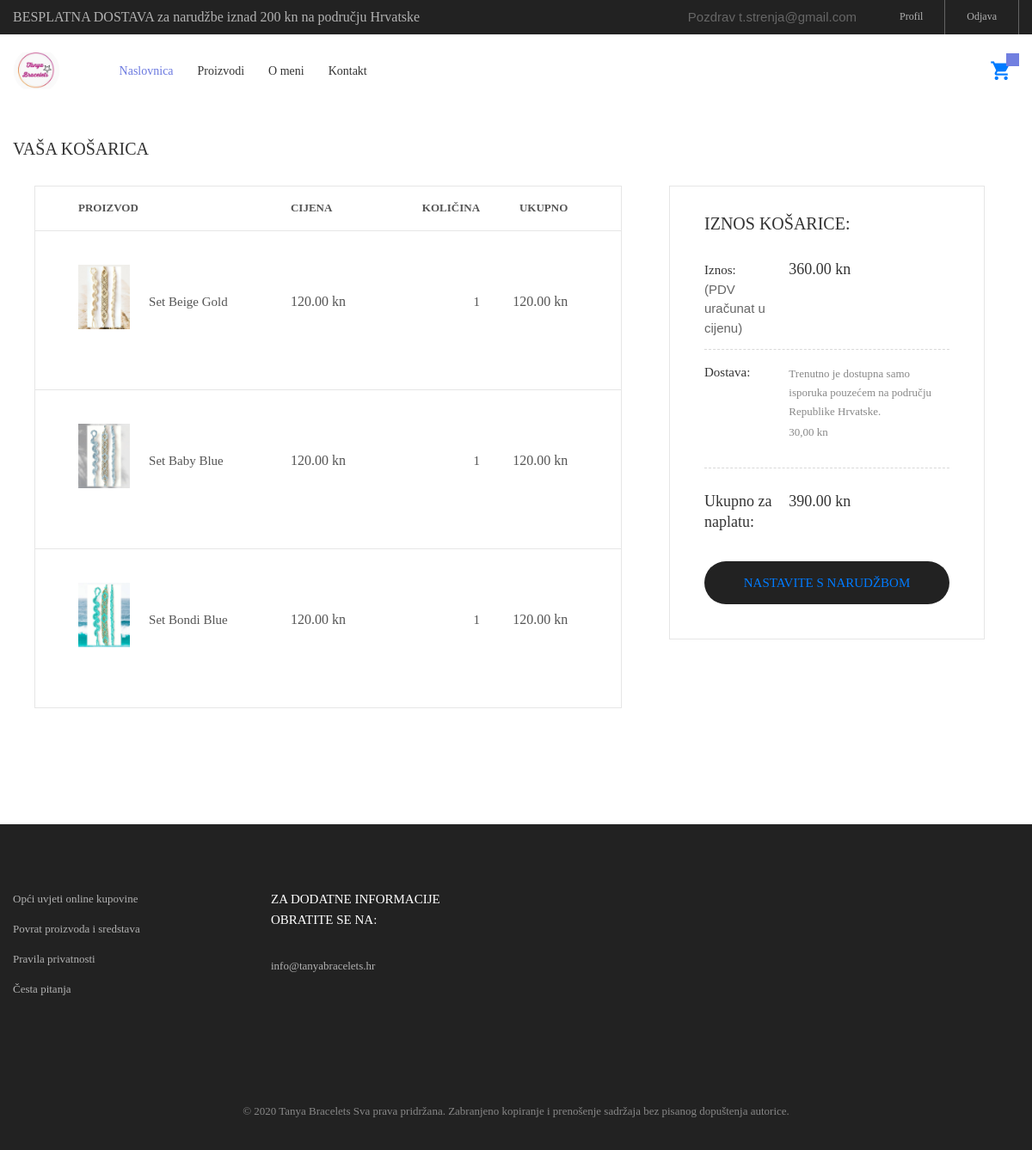
The page /shopping_cart (signed in) on the database its author committed.
### main.py (models this page shows, shortened)
class Customer (UserMixin, db.Model):
   __tablename__= "customer"
   id = db.Column(db.Integer, primary_key=True)
   name = db.Column(db.String(100), nullable=False)
   surname = db.Column(db.String(100), nullable=False)
   email = db.Column(db.String, nullable=False)
   password = db.Column(db.Integer, nullable=False)
   telephone = db.Column(db.String, nullable=False)
   address = db.Column(db.String(200))
   shopping_cart = db.relationship('Shopping_cart', backref='customer', uselist=False)

class Shopping_cart(db.Model):
   __tablename__= "shopping_cart"
   id = db.Column(db.Integer, primary_key=True)
   quantity = db.Column(db.Integer, nullable=False)
   customer_id = db.Column(db.Integer, db.ForeignKey('customer.id'), nullable=False)
   product_id = db.Column(db.Integer, db.ForeignKey('product.id'), nullable=False,)

class Product(db.Model):
   __tablename__= "product"
   id = db.Column(db.Integer, primary_key=True)
   name = db.Column(db.String, unique=True, nullable=False)
   web_name = db.Column(db.String, unique=True)
   category_id = db.Column(db.Integer, db.ForeignKey('category.id'), nullable=True)
   price = db.Column(db.Numeric(3,2), nullable=False)
   image = db.Column(db.String, nullable=False)
   images = db.relationship('ProductImage', backref='product')
   shopping_cart = db.relationship('Shopping_cart', backref='product',)

### main.py (the view)
@app.route('/shopping_cart')
def shopping_cart():
   if current_user.is_authenticated:
      result= db.session.query(Shopping_cart).join(Product).filter(Shopping_cart.customer_id==current_user.id).all()
      total_amount= 0
      for i in result:
         total_amount= total_amount+(i.quantity*i.product.price)
      return render_template('shopping_cart.html', result=result, total_amount = total_amount)
   return render_template('shopping_cart.html')

### main.py (called while the page is built)
@login.user_loader
def load_user(id):
    return Customer.query.get(int(id))

### templates/shopping_cart.html
{% extends "base.html" %}
{% block body %}
 <br>
	<form class="bg0 p-t-75 p-b-85">
		<div class="container">
			<br>
			<h4 class="mtext-109 cl2 p-b-30">
				VAŠA KOŠARICA <i class="fa fa-shopping-cart"></i>
			</h4>
			{% if result %}
			<div class="row">
				<div class="col-lg-10 col-xl-7 m-lr-auto m-b-50">
					<div class="m-l-25 m-r--38 m-lr-0-xl">
						<div class="wrap-table-shopping-cart">
							<table class="table-shopping-cart">
								<tr class="table_head">
									<th class="column-1">Proizvod</th>
									<th class="column-2"></th>
									<th class="column-3">Cijena</th>
									<th class="column-4">Količina</th>
									<th class="column-5">Ukupno</th>
								</tr>
								{% for i in result %}
								{% set total = i.quantity * i.product.price %}
								<tr class="table_row">
									<td class="column-1">
										<div class="how-itemcart1">
											<img src="{{i.product.image}}" alt="IMG">
										</div>
									</td>
									<td class="column-2">{{i.product.web_name}}</td>
									<td class="column-3">{{'%0.2f'| format(i.product.price|float)}} kn</td>
									<td class="column-4">{{i.quantity}}
									</td>
									<td class="column-5">{{'%0.2f'| format(total|float)}} kn</td>
									<td><a href= "/deleteItem/{{i.id}}"><i class="fa fa-close"></i></a></td>
								</tr>
								 {% endfor %}
							</table>
						</div>
					</div>
				</div>
				<div class="col-sm-10 col-lg-7 col-xl-5 m-lr-auto m-b-50">
					<div class="bor10 p-lr-40 p-t-30 p-b-40 m-l-63 m-r-40 m-lr-0-xl p-lr-15-sm">
						<h4 class="mtext-109 cl2 p-b-30">
							IZNOS KOŠARICE:
						</h4>
						<div class="flex-w flex-t bor12 p-b-13">
							<div class="size-208">
								<span class="stext-110 cl2">
									Iznos:
								</span>
								<p>
									(PDV uračunat u cijenu)
								</p>
							</div>
							<div class="size-209">
								<span class="mtext-110 cl2">
									{{'%0.2f'| format(total_amount|float)}} kn
								</span>
							</div>
						</div>
						<div class="flex-w flex-t bor12 p-t-15 p-b-30">
							<div class="size-208 w-full-ssm">
								<span class="stext-110 cl2">
									Dostava:
								</span>
							</div>
							<div class="size-209 p-r-18 p-r-0-sm w-full-ssm">
								<p class="stext-111 cl6 p-t-2">
									Trenutno je dostupna samo isporuka pouzećem na području Republike Hrvatske.
								</p>
								<p class="stext-111 cl6 p-t-2">
									30,00 kn
								</p>
							</div>
						</div>
						<div class="flex-w flex-t p-t-27 p-b-33">
							<div class="size-208">
								<span class="mtext-101 cl2">
									Ukupno za naplatu:
								</span>
							</div>
							<div class="size-209 p-t-1">
								<span class="mtext-110 cl2">
									{% set TotalComplete= total_amount| float + 30.00 | float %}
									{{'%0.2f'| format(TotalComplete|float)}} kn
								</span>
							</div>
						</div>
						<button class="flex-c-m stext-101 cl0 size-116 bg3 bor14 hov-btn3 p-lr-15 trans-04 pointer">
							<a href="/order">NASTAVITE S NARUDŽBOM </a>
						</button>
					</div>
				</div>
			</div>
			{% else %}
			<div class="row">
				<div class="col-lg-12 col-xl-7 m-lr-auto m-b-50">
					<p> Vaša košarica je prazna</p>
				</div>
			 </div>
		{%endif %}
		</div>
	</form>
{%  endblock %}

### templates/base.html (shortened to what this page needs)
<!DOCTYPE html>
<html lang="en">
<html>
  <head>
    {% block head %}
    <link rel="stylesheet" type="text/css" href="/static/vendor/bootstrap/css/bootstrap.min.css">
    <link rel="stylesheet" type="text/css" href="/static/fonts/font-awesome-4.7.0/css/font-awesome.min.css">
    <link rel="stylesheet" type="text/css" href="/static/fonts/iconic/css/material-design-iconic-font.min.css">
    <link rel="stylesheet" type="text/css" href="/static/fonts/linearicons-v1.0.0/icon-font.min.css">
    <link rel="stylesheet" type="text/css" href="/static/vendor/animate/animate.css">
    <link rel="stylesheet" type="text/css" href="/static/vendor/css-hamburgers/hamburgers.min.css">
    <link rel="stylesheet" type="text/css" href="/static/vendor/animsition/css/animsition.min.css">
    <link rel="stylesheet" type="text/css" href="/static/vendor/select2/select2.min.css">
    <link rel="stylesheet" type="text/css" href="/static/vendor/daterangepicker/daterangepicker.css">
    <link rel="stylesheet" type="text/css" href="/static/vendor/slick/slick.css">
    <link rel="stylesheet" type="text/css" href="/static/vendor/MagnificPopup/magnific-popup.css">
    <link rel="stylesheet" type="text/css" href="/static/vendor/perfect-scrollbar/perfect-scrollbar.css">
    <link rel="stylesheet" type="text/css" href="/static/css/util.css">
    <link rel="stylesheet" type="text/css" href="/static/css/main.css">
    {% endblock %}
  </head>
<body>
    <body class="animsition">
      <header>
        <div class="container-menu-desktop">
          <div class="top-bar">
            <div class="content-topbar flex-sb-m h-full container">
              <div class="left-top-bar" style="font-size: medium;">
                BESPLATNA DOSTAVA za narudžbe iznad 200 kn na području Hrvatske
              </div>
              {% if current_user.email %}
              <div class="right-top-bar flex-w h-full">
                <div class="flex-c-m trans-04 p-lr-25">
                 Pozdrav {{ current_user.email}}
                </div>
                <a href="{{ url_for('profile', email=current_user.email) }} " class="flex-c-m trans-04 p-lr-25">
                  Profil
                </a>
                <a href="/logout" class="flex-c-m trans-04 p-lr-25">
                  Odjava
                </a>
              </div>
                {% endif %}
            </div>
          </div>
          <div class="wrap-menu-desktop">
            <nav class="limiter-menu-desktop container">
              <a href="#" class="logo">
                <img src="/static/images/icons/logoIcon.png" alt="IMG-LOGO">
              </a>
              <div class="menu-desktop">
                <ul class="main-menu">
                  <li class="active-menu">
                    <a href="/">Naslovnica</a>
                  </li>
                  <li>
                    <a href="/product">Proizvodi</a>
                  </li>
                  <li>
                    <a href="/about">O meni</a>
                  </li>
                  <li>
                    <a href="/contact">Kontakt</a>
                  </li>
                </ul>
              </div>
              <div class="wrap-icon-header flex-w flex-r-m">
    {% set count= session["cartQuantity"] %}
                <div class="icon-header-item cl2 hov-cl1 trans-04 p-l-22 p-r-11 icon-header-noti js-show-cart" data-notify="{{count}}">
                <a href="/shopping_cart" ><i class="zmdi zmdi-shopping-cart"></i></a>
                </div>
              </div>
            </nav>
          </div>
        </div>
      </header>
        {% block body %}
        {% endblock %}
    {% block footer  %}
    <footer class="bg3 p-t-75 p-b-32">
      <div class="container">
        <div class="row">
          <div class="col-sm-6 col-lg-3 p-b-50">
            <ul>
              <li class="p-b-10">
                <a href="#" class="stext-107 cl7 hov-cl1 trans-04">
                  Opći uvjeti online kupovine
                </a>
              </li>
              <li class="p-b-10">
                <a href="#" class="stext-107 cl7 hov-cl1 trans-04">
                  Povrat proizvoda i sredstava
                </a>
              </li>
              <li class="p-b-10">
                <a href="#" class="stext-107 cl7 hov-cl1 trans-04">
                  Pravila privatnosti
                </a>
              </li>
              <li class="p-b-10">
                <a href="#" class="stext-107 cl7 hov-cl1 trans-04">
                  Česta pitanja
                </a>
              </li>
            </ul>
          </div>
          <div class="col-sm-6 col-lg-3 p-b-50">
            <h4 class="stext-301 cl0 p-b-30">
              Za dodatne informacije obratite se na:
            </h4>
            <p class="stext-107 cl7 size-201">
              info@tanyabracelets.hr
            </p>
            <div class="p-t-27">
              <a href="https://www.facebook.com/TanyaBracelets1" class="fs-18 cl7 hov-cl1 trans-04 m-r-16">
                <i class="fa fa-facebook"></i>
              </a>
              <a href="https://www.instagram.com/_tanya_bracelets_/?hl=hr" class="fs-18 cl7 hov-cl1 trans-04 m-r-16">
                <i class="fa fa-instagram"></i>
              </a>
            </div>
          </div>
        </div>
        <div class="p-t-40">
          <p class="stext-107 cl6 txt-center">
            © 2020 Tanya Bracelets
            Sva prava pridržana. Zabranjeno kopiranje i prenošenje sadržaja bez pisanog dopuštenja autorice.
          </p>
        </div>
      </div>
    </footer>
   {% endblock %}
</body>
</html>

### rows shown on the page
Customer: email "t.strenja@gmail.com"
Shopping_cart: product.image (picture), product.web_name "Set Beige Gold", quantity "1", total "120.00"
Product: product.price "120.00"
Shopping_cart: product.image (picture), product.web_name "Set Baby Blue", quantity "1", total "120.00"
Product: product.price "120.00"
Shopping_cart: product.image (picture), product.web_name "Set Bondi Blue", quantity "1", total "120.00"
Product: product.price "120.00"

### other values the page prints
{{ '%0.2f'| format(total_amount|float) }} "360.00"
{{ '%0.2f'| format(TotalComplete|float) }} "390.00"
